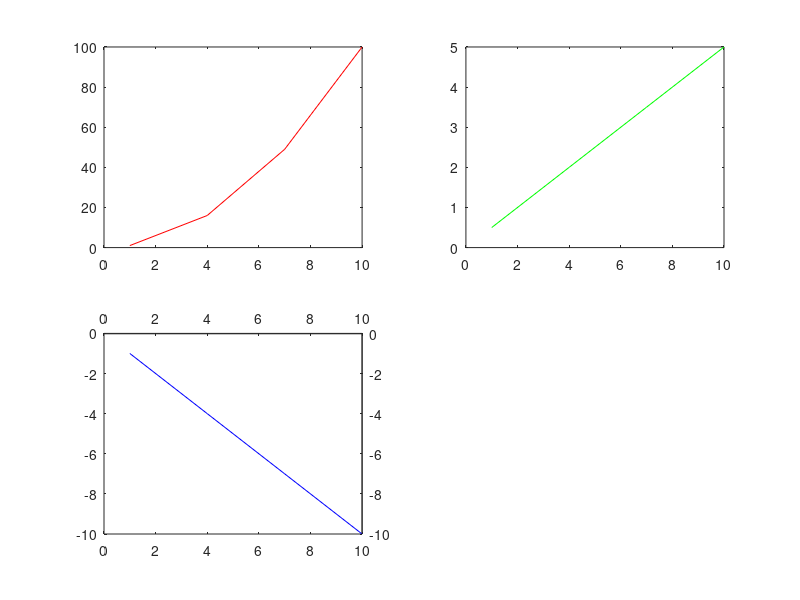

Reproduce this figure in MATLAB. (Note: this script raises an error after producing the figure.)
%testPlotTools tests the plotting tool functions used here.

function testPlotTools()
%Create some variables
X = 1:3:10;
Y1 = X.^2;
Y2 = X / 2;
Y3 = -X;
Gx = figure();
subplot(2,2,1) 
plot(X, Y1, 'r');
subplot(2,2,2) 
plot(X, Y2, 'g');
subplot(2,2,3) 
plot(X, Y3, 'b');
XLim = get(gca, 'XLim');
YLim = get(gca, 'YLim');
Pos = get(gca, 'Position');
AxSpecial = axes('xlim', XLim, 'ylim', YLim, 'color', 'none', 'YAxisLocation', 'right', 'XAxisLocation', 'top', 'Position', Pos);

fprintf('%s: resizeFigure(Gx, 5, 5)\n', mfilename);
resizeFigure(Gx, 5, 5);
pause(1);

fprintf('%s: setPlotTickDecimal(Gx, 2, 3)\n', mfilename);
setPlotTickDecimal(Gx, 2, 3);
pause(1);

fprintf('%s: setAxes(Gx, ''FontName'', ''Arial'', ''FontSize'', 10, ''TitleString'', ''Test'', ''TitleFontSize'', 14)\n', mfilename);
setAxes(Gx, 'FontName', 'Arial', 'FontSize', 10, 'TitleString', 'Test', 'TitleFontSize', 14);
setAxes(AxSpecial, 'XTickLabel', '', 'TitleString', '')
setPlotTickDecimal(AxSpecial, -1, 1)
pause(1);

fprintf('%s: resizeSubplots(Gx)\n', mfilename);
resizeSubplots(Gx);
pause(1);

fprintf('%s: resizeSubplots(Gx, ''VertSpacer'', 0.02, ''HorzSpacer'', 0.05)\n', mfilename);
resizeSubplots(Gx, 'VertSpacer', 0.02, 'HorzSpacer', 0.05);
pause(1);

fprintf('%s: resizeSubplots(Gx, ''FigSpacer'', 0.02)\n', mfilename);
resizeSubplots(Gx, 'FigSpacer', 0.02);
pause(1);

fprintf('%s: resizeSubplots(Gx, ''VertSpacer'', 0.02, ''HorzSpacer'', 0.05, ''FigSpacer'', 0.04)\n', mfilename);
resizeSubplots(Gx, 'VertSpacer', 0.02, 'HorzSpacer', 0.05, 'FigSpacer', 0.04);
pause(1);

fprintf('%s: labelSubplots(gcf, ''Direction'', ''Horizontal'')\n', mfilename);
labelSubplots(gcf, 'Direction', 'Horizontal')
pause(1);

fprintf('%s: labelSubplots(gcf, ''Direction'', ''Vertical'')\n', mfilename);
labelSubplots(gcf, 'Direction', 'Vertical')
pause(1);

fprintf('%s: labelSubplots(gcf, ''delete'')\n', mfilename);
labelSubplots(gcf, 'delete')
pause(1);

fprintf('%s: labelSubplots(gcf, ''Direction'', ''Horizontal'', ''FontSize'', 12))\n', mfilename);
labelSubplots(gcf, 'Direction', 'Horizontal', 'FontSize', 12)
pause(1);

fprintf('%s: labelSubplots(gcf, ''shift'', 0.01, -0.01)\n', mfilename);
labelSubplots(gcf, 'shift', 0.01, -0.01)
pause(1);

invertFigColor(gcf)
